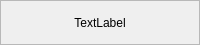
<?xml version="1.0" encoding="UTF-8"?>
<ui version="4.0">
 <comment>
********************************************************************************
**
** Copyright (c) 2018 The University of Notre Dame
** Copyright (c) 2018 The Regents of the University of California
**
** Redistribution and use in source and binary forms, with or without modification,
** are permitted provided that the following conditions are met:
**
** 1. Redistributions of source code must retain the above copyright notice, this 
** list of conditions and the following disclaimer.
**
** 2. Redistributions in binary form must reproduce the above copyright notice, this
** list of conditions and the following disclaimer in the documentation and/or other
** materials provided with the distribution.
**
** 3. Neither the name of the copyright holder nor the names of its contributors may
** be used to endorse or promote products derived from this software without specific
** prior written permission.
**
** THIS SOFTWARE IS PROVIDED BY THE COPYRIGHT HOLDERS AND CONTRIBUTORS &quot;AS IS&quot; AND ANY
** EXPRESS OR IMPLIED WARRANTIES, INCLUDING, BUT NOT LIMITED TO, THE IMPLIED WARRANTIES
** OF MERCHANTABILITY AND FITNESS FOR A PARTICULAR PURPOSE ARE DISCLAIMED. IN NO EVENT
** SHALL THE COPYRIGHT HOLDER OR CONTRIBUTORS BE LIABLE FOR ANY DIRECT, INDIRECT,
** INCIDENTAL, SPECIAL, EXEMPLARY, OR CONSEQUENTIAL DAMAGES (INCLUDING, BUT NOT LIMITED
** TO, PROCUREMENT OF SUBSTITUTE GOODS OR SERVICES; LOSS OF USE, DATA, OR PROFITS; OR
** BUSINESS INTERRUPTION) HOWEVER CAUSED AND ON ANY THEORY OF LIABILITY, WHETHER IN
** CONTRACT, STRICT LIABILITY, OR TORT (INCLUDING NEGLIGENCE OR OTHERWISE) ARISING
** IN ANY WAY OUT OF THE USE OF THIS SOFTWARE, EVEN IF ADVISED OF THE POSSIBILITY OF
** SUCH DAMAGE.
**
**********************************************************************************

// Contributors:
 </comment>
 <class>CWE_PanelTab</class>
 <widget class="QFrame" name="CWE_PanelTab">
  <property name="geometry">
   <rect>
    <x>0</x>
    <y>0</y>
    <width>200</width>
    <height>45</height>
   </rect>
  </property>
  <property name="sizePolicy">
   <sizepolicy hsizetype="Preferred" vsizetype="Preferred">
    <horstretch>0</horstretch>
    <verstretch>0</verstretch>
   </sizepolicy>
  </property>
  <property name="windowTitle">
   <string>Frame</string>
  </property>
  <property name="styleSheet">
   <string notr="true">QFrame: { border-radius: 5px; }</string>
  </property>
  <property name="frameShape">
   <enum>QFrame::StyledPanel</enum>
  </property>
  <property name="frameShadow">
   <enum>QFrame::Raised</enum>
  </property>
  <property name="lineWidth">
   <number>1</number>
  </property>
  <layout class="QVBoxLayout" name="verticalLayout">
   <property name="spacing">
    <number>0</number>
   </property>
   <property name="leftMargin">
    <number>6</number>
   </property>
   <property name="topMargin">
    <number>6</number>
   </property>
   <property name="rightMargin">
    <number>6</number>
   </property>
   <property name="bottomMargin">
    <number>6</number>
   </property>
   <item>
    <widget class="QLabel" name="mainLabel">
     <property name="text">
      <string>TextLabel</string>
     </property>
     <property name="alignment">
      <set>Qt::AlignCenter</set>
     </property>
    </widget>
   </item>
  </layout>
 </widget>
 <resources/>
 <connections/>
</ui>
